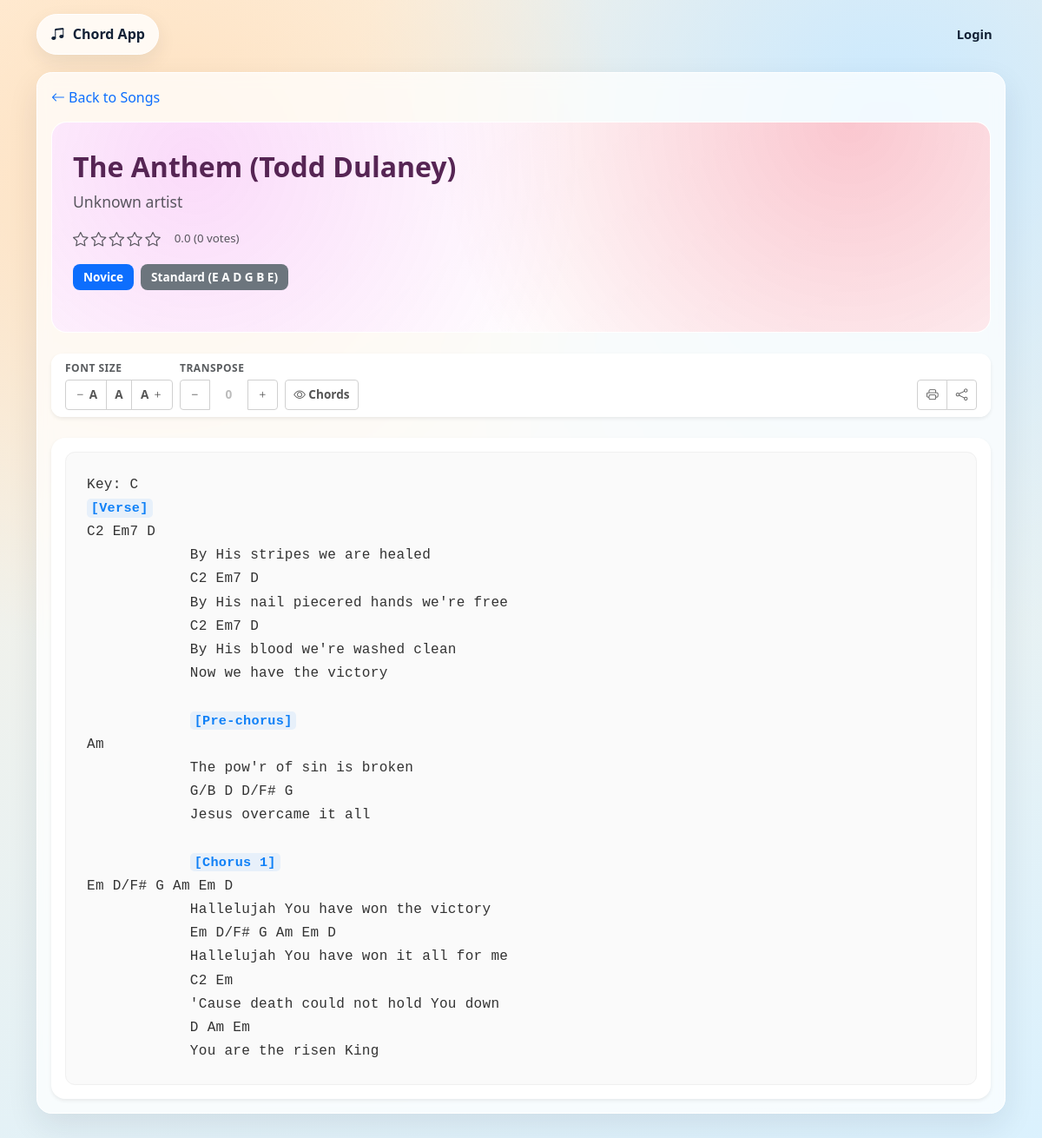
/song.php?id=3, run on the app's committed database.
### tables this page shows
CREATE TABLE IF NOT EXISTS songs (
    id INT UNSIGNED AUTO_INCREMENT PRIMARY KEY,
    title VARCHAR(255) NOT NULL,
    artist VARCHAR(255) DEFAULT '',
    audio_url VARCHAR(500) DEFAULT '',
    song_key VARCHAR(50) DEFAULT '',
    tuning VARCHAR(100) DEFAULT 'Standard (E A D G B E)',
    difficulty VARCHAR(50) DEFAULT 'Novice',
    rating_value DECIMAL(3,2) DEFAULT 0,
    rating_votes INT UNSIGNED DEFAULT 0,
    created_at TIMESTAMP DEFAULT CURRENT_TIMESTAMP,
    updated_at TIMESTAMP NULL DEFAULT NULL ON UPDATE CURRENT_TIMESTAMP
);

CREATE TABLE IF NOT EXISTS chord_versions (
    id INT UNSIGNED AUTO_INCREMENT PRIMARY KEY,
    song_id INT UNSIGNED NOT NULL,
    version_label VARCHAR(100) NOT NULL,
    notes VARCHAR(255) DEFAULT '',
    audio_url VARCHAR(500) DEFAULT '',
    content MEDIUMTEXT NOT NULL,
    created_at TIMESTAMP DEFAULT CURRENT_TIMESTAMP,
    updated_at TIMESTAMP NULL DEFAULT NULL ON UPDATE CURRENT_TIMESTAMP,
    CONSTRAINT fk_chord_versions_song FOREIGN KEY (song_id) REFERENCES songs(id) ON DELETE CASCADE,
    UNIQUE KEY uniq_song_version_label (song_id, version_label)
);

### includes/helpers.php (called while the page is built, shortened)
<?php
function translations(): array
{
    static $map = null;
    if (is_array($map)) {
        return $map;
    }
    $map = require __DIR__ . '/i18n.php';
    return $map;
}
function is_supported_language(string $lang): bool
{
    return isset(SUPPORTED_LANGUAGES[$lang]);
}
function current_language(): string
{
    $lang = $_SESSION['lang'] ?? APP_DEFAULT_LANGUAGE;
    return is_supported_language((string) $lang) ? (string) $lang : APP_DEFAULT_LANGUAGE;
}
function t(string $key, array $replace = []): string
{
    $map = translations();
    $lang = current_language();
    $line = $map[$lang][$key] ?? $map[APP_DEFAULT_LANGUAGE][$key] ?? $key;
    return $line;
}
function e(?string $value): string
{
    return htmlspecialchars((string) $value, ENT_QUOTES, 'UTF-8');
}
function url(string $path = ''): string
{
    return rtrim(BASE_URL, '/') . '/' . ltrim($path, '/');
}
function song_theme_vars(string $seed): string
{
    $hash = hash('sha256', $seed);
    $base = hexdec(substr($hash, 0, 8));
    $h1 = $base % 360;
    $h2 = ($h1 + 48) % 360;
    $h3 = ($h1 + 96) % 360;
    return '--song-a:hsl(' . $h1 . ' 78% 92%);'
        . '--song-b:hsl(' . $h2 . ' 84% 88%);'
        . '--song-c:hsl(' . $h3 . ' 76% 84%);'
        . '--song-ink:hsl(' . $h1 . ' 40% 24%);';
}

### includes/db.php (called while the page is built, shortened)
<?php
function db(): PDO
{
    static $pdo = null;
    if ($pdo instanceof PDO) {
        return $pdo;
    }
    $dsn = 'mysql:host=' . DB_HOST . ';port=' . DB_PORT . ';dbname=' . DB_NAME . ';charset=utf8mb4';
    $pdo = new PDO($dsn, DB_USER, DB_PASS, [
        PDO::ATTR_ERRMODE => PDO::ERRMODE_EXCEPTION,
        PDO::ATTR_DEFAULT_FETCH_MODE => PDO::FETCH_ASSOC,
    ]);
    return $pdo;
}

### includes/chord_render.php (the view, shortened to what this page needs)
<?php
require_once __DIR__ . '/helpers.php';
function render_chord_text(string $text): string
{
    $lines = preg_split('/\r\n|\r|\n/', $text) ?: [];
    $htmlLines = [];
    foreach ($lines as $line) {
        if (trim($line) === '') {
            $htmlLines[] = '<div class="lyric-line">&nbsp;</div>';
            continue;
        }
        $escaped = e($line);
        $parsed = preg_replace('/\[([^\]]+)\]/', '<span class="chord">[$1]</span>', $escaped);
        $htmlLines[] = '<div class="lyric-line">' . $parsed . '</div>';
    }
    return implode("\n", $htmlLines);
}

### public/song.php (shortened to what this page needs)
<?php
require_once __DIR__ . '/../includes/chord_render.php';
$songId = (int) ($_GET['id'] ?? 0);
$songSql = 'SELECT id, title, artist, audio_url,
            IFNULL(song_key, "") as song_key,
            IFNULL(tuning, "Standard (E A D G B E)") as tuning,
            IFNULL(difficulty, "Novice") as difficulty,
            IFNULL(rating_value, 0) as rating_value,
            IFNULL(rating_votes, 0) as rating_votes,
            updated_at
            FROM songs WHERE id = ? LIMIT 1';
$stmt = db()->prepare($songSql);
$stmt->execute([$songId]);
$song = $stmt->fetch();
$versionsSql = 'SELECT id, version_label, content, notes FROM chord_versions WHERE song_id = ? ORDER BY version_label ASC, id ASC';
$versionsStmt = db()->prepare($versionsSql);
$versionsStmt->execute([$songId]);
$versions = $versionsStmt->fetchAll();
$currentVersion = null;
if ($versions) {
    if (!$currentVersion) {
        $currentVersion = $versions[0];
    }
}
require_once __DIR__ . '/../includes/layout_top.php';
?>
<div class="mb-3">
    <a class="text-decoration-none" href="<?= e(url('public/index.php')) ?>"><i class="bi bi-arrow-left me-1"></i><?= e(t('back_to_songs')) ?></a>
</div>
<div class="song-hero-section mb-4" style="<?= e(song_theme_vars((string) $song['id'] . '|' . (string) $song['title'])) ?>">
    <div class="row align-items-center g-4">
        <div class="col-md-8">
            <h1 class="h2 mb-2"><?= e($song['title']) ?></h1>
            <p class="lead text-muted mb-3"><?= e($song['artist'] ?: t('unknown_artist')) ?></p>
            <div class="song-rating mb-3">
                <?php
                $rating = (float) ($song['rating_value'] ?? 0);
                $votes = (int) ($song['rating_votes'] ?? 0);
                $fullStars = (int) $rating;
                $hasHalfStar = ($rating - $fullStars) >= 0.5;
                ?>
                <span class="rating-stars">
                    <?php for ($i = 0; $i < 5; $i++): ?>
                        <?php if ($i < $fullStars): ?>
                            <i class="bi bi-star-fill text-warning"></i>
                        <?php elseif ($i == $fullStars && $hasHalfStar): ?>
                            <i class="bi bi-star-half text-warning"></i>
                        <?php else: ?>
                            <i class="bi bi-star text-muted"></i>
                        <?php endif; ?>
                    <?php endfor; ?>
                </span>
                <span class="ms-2 text-muted small"><?= e(number_format($rating, 1)) ?> (<?= (int) $votes ?> votes)</span>
            </div>
            <div class="song-metadata mb-3">
                <?php if (!empty($song['difficulty'])): ?>
                    <span class="badge bg-primary"><?= e($song['difficulty']) ?></span>
                <?php endif; ?>
                <?php if (!empty($song['tuning'])): ?>
                    <span class="badge bg-secondary"><?= e($song['tuning']) ?></span>
                <?php endif; ?>
            </div>
        </div>
    </div>
</div>
<div class="control-toolbar card border-0 shadow-sm mb-4 sticky-top" style="top: 70px; z-index: 990;">
    <div class="card-body py-2">
        <div class="row g-2 align-items-center">
            <div class="col-auto">
                <label class="text-muted small d-block mb-1">Font Size</label>
                <div class="btn-group btn-group-sm" role="group">
                    <button type="button" class="btn btn-outline-secondary" id="decreaseFont" title="Decrease font size">
                        <i class="bi bi-dash"></i> A
                    </button>
                    <button type="button" class="btn btn-outline-secondary" id="resetFont" title="Reset font size">
                        A
                    </button>
                    <button type="button" class="btn btn-outline-secondary" id="increaseFont" title="Increase font size">
                        A <i class="bi bi-plus"></i>
                    </button>
                </div>
            </div>
            <div class="col-auto">
                <label class="text-muted small d-block mb-1">Transpose</label>
                <div class="btn-group btn-group-sm" role="group">
                    <button type="button" class="btn btn-outline-secondary" id="transposeDown" title="Transpose down (-1 semitone)">
                        <i class="bi bi-dash"></i>
                    </button>
                    <span id="transposeDisplay" class="btn btn-outline-secondary disabled" style="min-width: 45px;">0</span>
                    <button type="button" class="btn btn-outline-secondary" id="transposeUp" title="Transpose up (+1 semitone)">
                        <i class="bi bi-plus"></i>
                    </button>
                </div>
            </div>
            <div class="col-auto">
                <label class="text-muted small d-block mb-1">&nbsp;</label>
                <button type="button" class="btn btn-sm btn-outline-secondary" id="toggleChords" title="Hide/Show chords">
                    <i class="bi bi-eye"></i> Chords
                </button>
            </div>
            <div class="col-auto ms-auto">
                <label class="text-muted small d-block mb-1">&nbsp;</label>
                <div class="btn-group btn-group-sm" role="group">
                    <button type="button" class="btn btn-outline-secondary" onclick="window.print()" title="Print">
                        <i class="bi bi-printer"></i>
                    </button>
                    <button type="button" class="btn btn-outline-secondary" id="shareBtn" title="Share">
                        <i class="bi bi-share"></i>
                    </button>
                </div>
            </div>
        </div>
    </div>
</div>
<?php if (!$versions): ?>
    <div class="alert alert-warning"><i class="bi bi-exclamation-triangle me-2"></i><?= e(t('no_versions_for_song')) ?></div>
<?php else: ?>
    <div class="card border-0 shadow-sm chord-display-card">
        <div class="card-body">
            <div class="lyrics-box" id="lyricsBox">
                <?= render_chord_text((string) $currentVersion['content']) ?>
            </div>
        </div>
    </div>
<?php endif; ?>
<?php require_once __DIR__ . '/../includes/layout_bottom.php'; ?>

### public/assets/css/app.css (style rules this page uses)
:root { --bg-top: #fff2e0; --bg-bottom: #d9f1ff; --panel: #ffffff; --ink: #122136; --muted: #5f6b7d; --line: #d8e1ec; --accent: #f05d23; --accent-2: #0f80f7; }
body { min-height: 100vh; color: var(--ink); overflow-x: hidden; background: radial-gradient(circle at 15% 15%, #ffe0be 0%, transparent 35%), radial-gradient(circle at 85% 10%, #cae9ff 0%, transparent 38%), linear-gradient(160deg, var(--bg-top), var(--bg-bottom)); }
.lyrics-box { background: #fff; border-radius: 0.9rem; border: 1px solid var(--line); padding: 1rem; }
.lyric-line { font-family: "Consolas", "Courier New", monospace; white-space: pre-wrap; word-break: break-word; line-height: 1.7; }
.chord { color: var(--accent-2); font-weight: 700; }
.song-hero-section { background: rgba(255, 255, 255, 0.85); border-radius: 1.1rem; border: 1px solid rgba(255, 255, 255, 0.9); padding: 2rem 1.5rem; position: relative; overflow: hidden; backdrop-filter: blur(8px); }
.song-hero-section::before { content: ""; position: absolute; inset: 0; pointer-events: none; background: radial-gradient(circle at 15% 20%, var(--song-a, #f7e9df) 0%, transparent 48%), radial-gradient(circle at 85% 0%, var(--song-b, #dcecff) 0%, transparent 50%), linear-gradient(145deg, transparent, rgba(255, 255, 255, 0.3)); }
.song-hero-section > * { position: relative; z-index: 1; }
.song-hero-section h1 { color: var(--song-ink, var(--ink)); font-weight: 700; line-height: 1.2; }
.song-hero-section .lead { font-size: 1.1rem; color: #666; }
.song-rating { display: flex; align-items: center; gap: 0.5rem; font-size: 0.95rem; }
.rating-stars { display: inline-flex; gap: 0.2rem; font-size: 1.1rem; }
.song-metadata { display: flex; flex-wrap: wrap; gap: 0.5rem; }
.song-metadata .badge { font-size: 0.85rem; font-weight: 600; padding: 0.5rem 0.75rem; border-radius: 0.5rem; }
.control-toolbar { background: rgba(255, 255, 255, 0.95); border: 1px solid rgba(200, 200, 200, 0.3); border-radius: 0.8rem; backdrop-filter: blur(6px); }
.control-toolbar label { font-size: 0.75rem; font-weight: 700; text-transform: uppercase; letter-spacing: 0.5px; color: #666; margin-bottom: 0.5rem; }
.control-toolbar .btn-group { display: inline-flex; }
.control-toolbar .btn-group-sm { gap: 0; }
.control-toolbar .btn { font-size: 0.85rem; padding: 0.4rem 0.6rem; border-color: #d0d0d0; color: #555; font-weight: 600; }
.control-toolbar .btn.disabled { pointer-events: none; background: transparent; border-color: transparent; color: #999; }
.chord-display-card { background: #ffffff; border-radius: 1rem; border: 1px solid #e8e8e8; transition: box-shadow 0.3s ease; }
.lyrics-box { font-family: "Menlo", "Consolas", "Courier New", monospace; font-size: 16px; line-height: 1.8; letter-spacing: 0.3px; background: #fafafa; border-radius: 0.7rem; border: 1px solid #f0f0f0; padding: 1.5rem; color: #333; transition: font-size 0.2s ease; }
.lyric-line { margin: 0; word-wrap: break-word; white-space: pre-wrap; overflow-x: auto; }
.chord { color: #0f80f7; font-weight: 700; background: rgba(15, 128, 247, 0.08); padding: 0.1rem 0.3rem; border-radius: 0.3rem; font-size: 0.95em; transition: all 0.2s ease; }

### data on the page
songs: title "The Anthem (Todd Dulaney)", artist "Unknown artist"
chord_versions: content "Key: C [Verse] C2 Em7 D By His stripes we are healed C2 Em7 D By His nail piecered hands we're free C2 Em7 D By His blood we're washed clean Now we have the victory [Pre-chorus] Am The pow'r of sin is broken G/B D D/F# G Jesus overcame it all [Chorus 1] Em D/F# G Am Em D Hallelujah You have won the victory Em D/F# G Am Em D Hallelujah You have won it all for me C2 Em 'Cause death could not hold You down D Am Em You are the risen King"

### other printed values
APP_NAME "Chord App"
t('login') "Login"
t('back_to_songs') "Back to Songs"
$rating "0.0"
$votes "0"
$song['difficulty'] "Novice"
$song['tuning'] "Standard (E A D G B E)"
